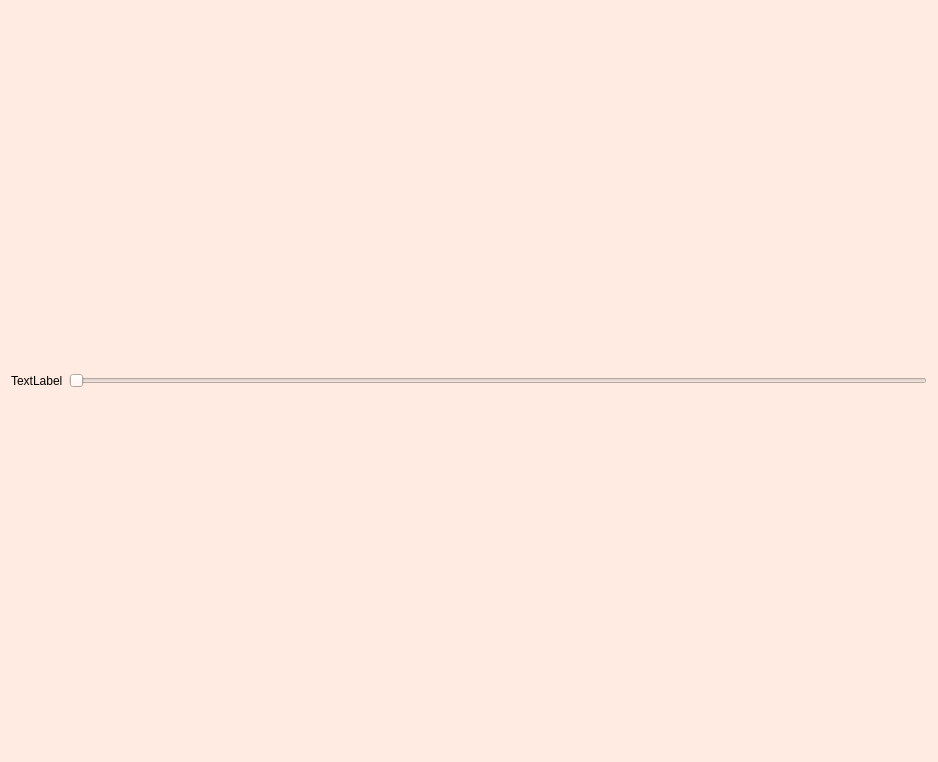
<?xml version="1.0" encoding="UTF-8"?>
<ui version="4.0">
 <class>Form</class>
 <widget class="QWidget" name="Form">
  <property name="geometry">
   <rect>
    <x>0</x>
    <y>0</y>
    <width>938</width>
    <height>762</height>
   </rect>
  </property>
  <property name="windowTitle">
   <string>Form</string>
  </property>
  <property name="styleSheet">
   <string notr="true">QWidget {
	background-color: rgb(255, 235, 225)
}</string>
  </property>
  <layout class="QHBoxLayout" name="horizontalLayout_2">
   <item>
    <layout class="QHBoxLayout" name="horizontalLayout">
     <item>
      <widget class="QLabel" name="label">
       <property name="styleSheet">
        <string notr="true">font: 75 16pt &quot;MS Shell Dlg 2&quot;;</string>
       </property>
       <property name="text">
        <string>TextLabel</string>
       </property>
      </widget>
     </item>
     <item>
      <widget class="QSlider" name="horizontalSlider">
       <property name="orientation">
        <enum>Qt::Horizontal</enum>
       </property>
      </widget>
     </item>
    </layout>
   </item>
  </layout>
 </widget>
 <resources/>
 <connections/>
</ui>
